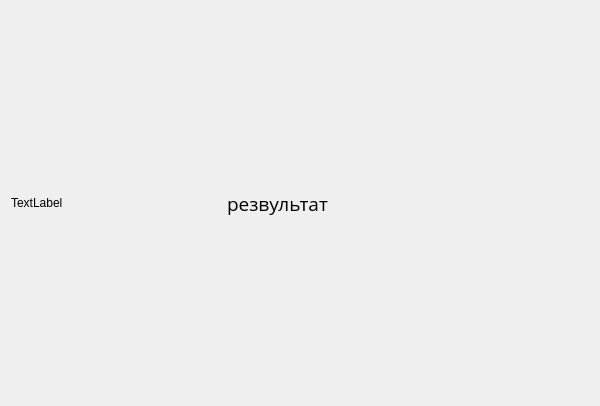
<?xml version="1.0" encoding="UTF-8"?>
<ui version="4.0">
 <class>Form</class>
 <widget class="QWidget" name="Form">
  <property name="geometry">
   <rect>
    <x>0</x>
    <y>0</y>
    <width>600</width>
    <height>406</height>
   </rect>
  </property>
  <property name="minimumSize">
   <size>
    <width>600</width>
    <height>400</height>
   </size>
  </property>
  <property name="windowTitle">
   <string>Form</string>
  </property>
  <layout class="QHBoxLayout" name="horizontalLayout">
   <item>
    <layout class="QVBoxLayout" name="verticalLayout">
     <item>
      <layout class="QHBoxLayout" name="horizontalLayout_2">
       <item>
        <widget class="QLabel" name="label">
         <property name="minimumSize">
          <size>
           <width>200</width>
           <height>200</height>
          </size>
         </property>
         <property name="maximumSize">
          <size>
           <width>200</width>
           <height>16777215</height>
          </size>
         </property>
         <property name="text">
          <string>TextLabel</string>
         </property>
        </widget>
       </item>
       <item>
        <spacer name="horizontalSpacer">
         <property name="orientation">
          <enum>Qt::Horizontal</enum>
         </property>
         <property name="sizeType">
          <enum>QSizePolicy::Fixed</enum>
         </property>
         <property name="sizeHint" stdset="0">
          <size>
           <width>10</width>
           <height>10</height>
          </size>
         </property>
        </spacer>
       </item>
       <item>
        <widget class="QLabel" name="label_2">
         <property name="font">
          <font>
           <family>Open Sans</family>
           <pointsize>14</pointsize>
          </font>
         </property>
         <property name="text">
          <string>резвультат</string>
         </property>
        </widget>
       </item>
      </layout>
     </item>
    </layout>
   </item>
  </layout>
 </widget>
 <resources/>
 <connections/>
</ui>
